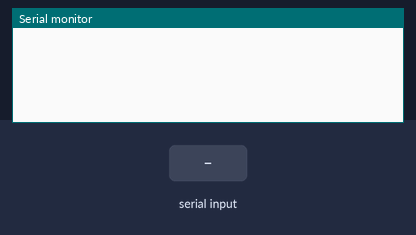
Recording of a sketch running on a simulated Arduino Uno, built with avr-gcc and run on an emulated ATmega328P. Shown: the last lines printed to the serial monitor. The inputs (shaded band) are chosen by the test bench.

Above: at 1.2 s.
1.3 s: "90,45\n" received over Serial
At 3.1 s:
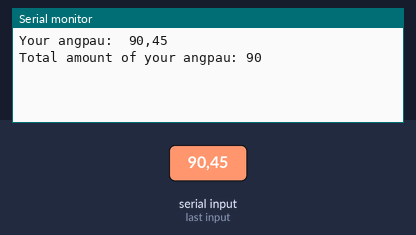
3.4 s: "5\n" received over Serial
At 4.2 s:
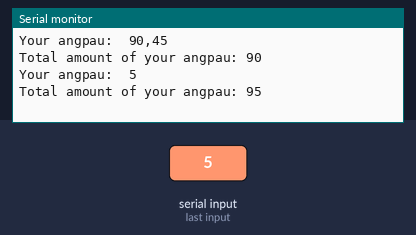

The sketch:

Drill05.ino
```cpp
int total = 0;
void setup()
{
  Serial.begin(9600);
}

void loop()
{
  String x = " ";
  while(Serial.available()>0)
  {
    char incomingbyte = Serial.read();
    x += incomingbyte;
    delay(100);
  }

  if (x != " ")
  {
    Serial.print("Your angpau: ");
    Serial.println(x);
    total += x.toInt();
    Serial.print("Total amount of your angpau: ");
    Serial.println(total);
  }
  //Serial.println(Serial.read());

}
```

Measured:
- after the input at 1.3 s, the serial monitor: prints a new line after 0.60 s (image 1)
- after the input at 3.4 s, the serial monitor: prints a new line after 0.20 s (image 2)
